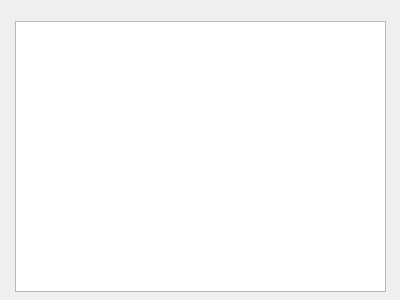
<?xml version="1.0" encoding="UTF-8"?>
<ui version="4.0">
 <class>rex</class>
 <widget class="QDialog" name="rex">
  <property name="geometry">
   <rect>
    <x>0</x>
    <y>0</y>
    <width>400</width>
    <height>300</height>
   </rect>
  </property>
  <property name="windowTitle">
   <string>Dialog</string>
  </property>
  <widget class="QGraphicsView" name="graphicsView">
   <property name="geometry">
    <rect>
     <x>15</x>
     <y>21</y>
     <width>371</width>
     <height>271</height>
    </rect>
   </property>
   <property name="sizePolicy">
    <sizepolicy hsizetype="Maximum" vsizetype="Maximum">
     <horstretch>0</horstretch>
     <verstretch>0</verstretch>
    </sizepolicy>
   </property>
  </widget>
  <widget class="QLabel" name="label">
   <property name="geometry">
    <rect>
     <x>50</x>
     <y>70</y>
     <width>311</width>
     <height>161</height>
    </rect>
   </property>
   <property name="text">
    <string/>
   </property>
  </widget>
 </widget>
 <resources/>
 <connections/>
</ui>
